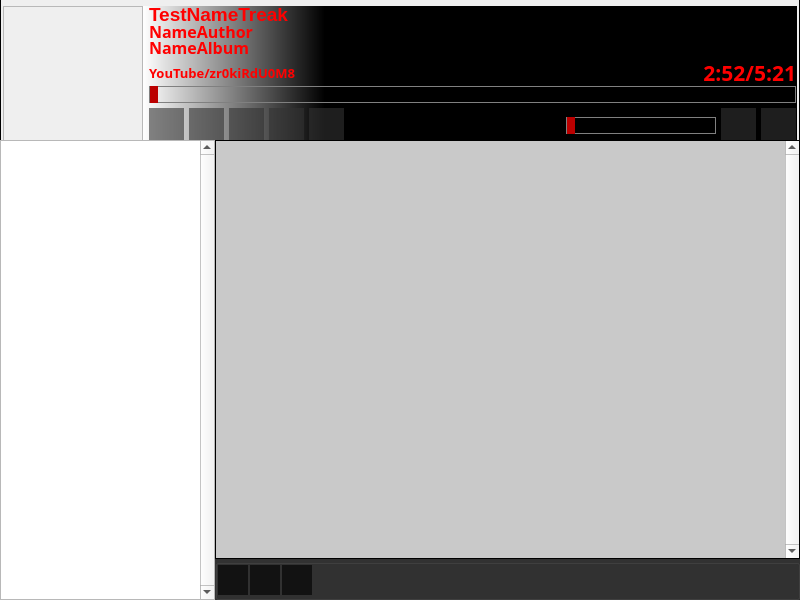
<?xml version="1.0" encoding="UTF-8"?>
<ui version="4.0">
 <class>MainWindow</class>
 <widget class="QMainWindow" name="MainWindow">
  <property name="windowModality">
   <enum>Qt::NonModal</enum>
  </property>
  <property name="geometry">
   <rect>
    <x>0</x>
    <y>0</y>
    <width>800</width>
    <height>600</height>
   </rect>
  </property>
  <property name="windowTitle">
   <string>MSMP Stream</string>
  </property>
  <property name="windowIcon">
   <iconset>
    <normaloff>icon.png</normaloff>icon.png</iconset>
  </property>
  <property name="layoutDirection">
   <enum>Qt::LeftToRight</enum>
  </property>
  <property name="styleSheet">
   <string notr="true">QMainWindown{
  background-color: rgb(0, 0, 0);
 color: rgb(0, 0, 0);
}
</string>
  </property>
  <property name="locale">
   <locale language="Russian" country="Belarus"/>
  </property>
  <property name="animated">
   <bool>true</bool>
  </property>
  <property name="documentMode">
   <bool>false</bool>
  </property>
  <property name="unifiedTitleAndToolBarOnMac">
   <bool>false</bool>
  </property>
  <widget class="QWidget" name="centralwidget">
   <property name="enabled">
    <bool>true</bool>
   </property>
   <property name="mouseTracking">
    <bool>true</bool>
   </property>
   <property name="tabletTracking">
    <bool>false</bool>
   </property>
   <property name="autoFillBackground">
    <bool>false</bool>
   </property>
   <property name="styleSheet">
    <string notr="true">QWidget{
  background-color: rgb(0, 0, 0,0.1);


}

QMainWindow &gt; QWidget {
   border-image : url(img/bg11.png);

   /* background-image: url(img/bg11.png) 0 0 0 0 stretch stretch;;*/
    background-size: 10px auto;
    background-attachment: fixed;
    background-repeat: no-repeat;
}
</string>
   </property>
   <layout class="QVBoxLayout" name="verticalLayout">
    <property name="spacing">
     <number>0</number>
    </property>
    <property name="leftMargin">
     <number>0</number>
    </property>
    <property name="topMargin">
     <number>0</number>
    </property>
    <property name="rightMargin">
     <number>0</number>
    </property>
    <property name="bottomMargin">
     <number>0</number>
    </property>
    <item>
     <widget class="QGroupBox" name="PlayerBox">
      <property name="minimumSize">
       <size>
        <width>0</width>
        <height>140</height>
       </size>
      </property>
      <property name="maximumSize">
       <size>
        <width>16777215</width>
        <height>140</height>
       </size>
      </property>
      <property name="styleSheet">
       <string notr="true">QGroupBox{
   border:1px solid;
   border-color:rgb(0,0,0);
   border-top:0; 
   border-bottom:0;
   backgorund-color:rgb(100, 100, 100,1);
}</string>
      </property>
      <layout class="QHBoxLayout" name="PlayerBoxFirk">
       <property name="spacing">
        <number>0</number>
       </property>
       <property name="leftMargin">
        <number>0</number>
       </property>
       <property name="topMargin">
        <number>0</number>
       </property>
       <property name="rightMargin">
        <number>0</number>
       </property>
       <property name="bottomMargin">
        <number>0</number>
       </property>
       <item>
        <widget class="QFrame" name="Visualframe">
         <property name="enabled">
          <bool>true</bool>
         </property>
         <property name="minimumSize">
          <size>
           <width>140</width>
           <height>140</height>
          </size>
         </property>
         <property name="maximumSize">
          <size>
           <width>140</width>
           <height>140</height>
          </size>
         </property>
         <property name="frameShape">
          <enum>QFrame::StyledPanel</enum>
         </property>
         <property name="frameShadow">
          <enum>QFrame::Raised</enum>
         </property>
         <widget class="QLabel" name="AlbumImg">
          <property name="geometry">
           <rect>
            <x>0</x>
            <y>0</y>
            <width>140</width>
            <height>140</height>
           </rect>
          </property>
          <property name="minimumSize">
           <size>
            <width>140</width>
            <height>140</height>
           </size>
          </property>
          <property name="maximumSize">
           <size>
            <width>140</width>
            <height>140</height>
           </size>
          </property>
          <property name="text">
           <string/>
          </property>
          <property name="pixmap">
           <pixmap>img/X9at37tsrY8AlbumImg.png</pixmap>
          </property>
          <property name="scaledContents">
           <bool>false</bool>
          </property>
          <property name="alignment">
           <set>Qt::AlignCenter</set>
          </property>
         </widget>
        </widget>
       </item>
       <item>
        <widget class="QGroupBox" name="ContorlPanel">
         <property name="minimumSize">
          <size>
           <width>0</width>
           <height>142</height>
          </size>
         </property>
         <property name="maximumSize">
          <size>
           <width>16777215</width>
           <height>142</height>
          </size>
         </property>
         <property name="styleSheet">
          <string notr="true">QGroupBox{
   background-color:qlineargradient(spread:pad, x1:0.278, y1:1, x2:0, y2:1, stop:0 rgba(0, 0, 0, 255), stop:1 rgba(255, 255, 255, 255));
   color:rgb(0,0,0);
   border:none;
   border-bottom: 1px solid;
}</string>
         </property>
         <layout class="QVBoxLayout" name="ControlPanelFirk">
          <property name="spacing">
           <number>0</number>
          </property>
          <property name="leftMargin">
           <number>0</number>
          </property>
          <property name="topMargin">
           <number>0</number>
          </property>
          <property name="rightMargin">
           <number>0</number>
          </property>
          <property name="bottomMargin">
           <number>0</number>
          </property>
          <item>
           <layout class="QHBoxLayout" name="horizontalLayout_3">
            <property name="spacing">
             <number>0</number>
            </property>
            <property name="leftMargin">
             <number>5</number>
            </property>
            <item>
             <layout class="QVBoxLayout" name="verticalLayout_3">
              <property name="spacing">
               <number>0</number>
              </property>
              <item>
               <widget class="QLabel" name="TreakName">
                <property name="sizePolicy">
                 <sizepolicy hsizetype="Ignored" vsizetype="Preferred">
                  <horstretch>1</horstretch>
                  <verstretch>0</verstretch>
                 </sizepolicy>
                </property>
                <property name="minimumSize">
                 <size>
                  <width>0</width>
                  <height>0</height>
                 </size>
                </property>
                <property name="maximumSize">
                 <size>
                  <width>16777215</width>
                  <height>16777215</height>
                 </size>
                </property>
                <property name="font">
                 <font>
                  <pointsize>14</pointsize>
                  <weight>75</weight>
                  <bold>true</bold>
                 </font>
                </property>
                <property name="styleSheet">
                 <string notr="true">QLabel{
background-color: rgba(0,0,0,0);
color:rgba(255, 0, 0)
}</string>
                </property>
                <property name="text">
                 <string>TestNameTreak</string>
                </property>
               </widget>
              </item>
              <item>
               <widget class="QLabel" name="AuthorName">
                <property name="sizePolicy">
                 <sizepolicy hsizetype="Ignored" vsizetype="Preferred">
                  <horstretch>1</horstretch>
                  <verstretch>0</verstretch>
                 </sizepolicy>
                </property>
                <property name="maximumSize">
                 <size>
                  <width>16777215</width>
                  <height>18</height>
                 </size>
                </property>
                <property name="font">
                 <font>
                  <family>Chicago</family>
                  <pointsize>12</pointsize>
                  <weight>75</weight>
                  <bold>true</bold>
                 </font>
                </property>
                <property name="styleSheet">
                 <string notr="true">QLabel{
background-color: rgba(0,0,0,0);
color:rgba(255, 0, 0)
}</string>
                </property>
                <property name="text">
                 <string>NameAuthor</string>
                </property>
               </widget>
              </item>
              <item>
               <widget class="QLabel" name="AlbumName">
                <property name="sizePolicy">
                 <sizepolicy hsizetype="Ignored" vsizetype="Preferred">
                  <horstretch>1</horstretch>
                  <verstretch>0</verstretch>
                 </sizepolicy>
                </property>
                <property name="maximumSize">
                 <size>
                  <width>16777215</width>
                  <height>15</height>
                 </size>
                </property>
                <property name="font">
                 <font>
                  <family>Chicago</family>
                  <pointsize>12</pointsize>
                  <weight>75</weight>
                  <bold>true</bold>
                 </font>
                </property>
                <property name="mouseTracking">
                 <bool>false</bool>
                </property>
                <property name="styleSheet">
                 <string notr="true">QLabel{
background-color: rgba(0,0,0,0);
color:rgba(255, 0, 0)
}</string>
                </property>
                <property name="text">
                 <string>NameAlbum</string>
                </property>
               </widget>
              </item>
             </layout>
            </item>
           </layout>
          </item>
          <item>
           <layout class="QVBoxLayout" name="verticalLayout_6">
            <property name="spacing">
             <number>0</number>
            </property>
            <property name="leftMargin">
             <number>5</number>
            </property>
            <property name="bottomMargin">
             <number>0</number>
            </property>
            <item>
             <layout class="QHBoxLayout" name="horizontalLayout_4">
              <property name="spacing">
               <number>0</number>
              </property>
              <property name="topMargin">
               <number>5</number>
              </property>
              <item>
               <widget class="QLabel" name="DataPath">
                <property name="font">
                 <font>
                  <family>Chicago</family>
                  <pointsize>10</pointsize>
                  <weight>75</weight>
                  <bold>true</bold>
                 </font>
                </property>
                <property name="styleSheet">
                 <string notr="true">QLabel{
background-color: rgba(0,0,0,0);
color:rgba(255, 0, 0)
}</string>
                </property>
                <property name="text">
                 <string>YouTube/zr0kiRdU0M8</string>
                </property>
               </widget>
              </item>
              <item>
               <spacer name="horizontalSpacer_4">
                <property name="orientation">
                 <enum>Qt::Horizontal</enum>
                </property>
                <property name="sizeHint" stdset="0">
                 <size>
                  <width>40</width>
                  <height>20</height>
                 </size>
                </property>
               </spacer>
              </item>
              <item>
               <widget class="QLabel" name="TimePlayCounter">
                <property name="font">
                 <font>
                  <family>Chicago</family>
                  <pointsize>16</pointsize>
                  <weight>75</weight>
                  <bold>true</bold>
                 </font>
                </property>
                <property name="styleSheet">
                 <string notr="true">QLabel{
background-color: rgba(0,0,0,0);
color:rgba(255, 0, 0)
}</string>
                </property>
                <property name="text">
                 <string>2:52/5:21</string>
                </property>
                <property name="alignment">
                 <set>Qt::AlignRight|Qt::AlignTrailing|Qt::AlignVCenter</set>
                </property>
               </widget>
              </item>
             </layout>
            </item>
            <item>
             <widget class="QSlider" name="ProgressBarTreakSlider">
              <property name="autoFillBackground">
               <bool>false</bool>
              </property>
              <property name="styleSheet">
               <string notr="true">
QSlider{
background-color: rgba(0,0,0,0);
border: 1px solid;
 border-color:rgb(128, 128, 128);
}
/*
QSlider::groove:horizontal {
    border: 1px solid;
    height: 22px;
    margin: 0px;
    border-color:rgb(128, 128, 128);
    }
QSlider::handle:horizontal {
    background-color: white;
    height: 40px;
    width: 5px;
    margin: -15px 0px;
   
    }
*/

QSlider{
            }
            QSlider::groove:horizontal {  
                 height: 22px;
                margin: 0px;
                border-radius: 0px;
                background: rgba(0,0,0,0);
            }
            QSlider::handle:horizontal {
                background: #b00;
                width: 8px;
                border-radius: 0px;
            }
            QSlider::sub-page:qlineargradient {
                background: #fff;
                border-radius: 0px;
            }</string>
              </property>
              <property name="maximum">
               <number>1000</number>
              </property>
              <property name="singleStep">
               <number>300</number>
              </property>
              <property name="orientation">
               <enum>Qt::Horizontal</enum>
              </property>
             </widget>
            </item>
           </layout>
          </item>
          <item>
           <layout class="QHBoxLayout" name="horizontalLayout_2">
            <property name="spacing">
             <number>5</number>
            </property>
            <property name="leftMargin">
             <number>5</number>
            </property>
            <property name="topMargin">
             <number>5</number>
            </property>
            <property name="bottomMargin">
             <number>5</number>
            </property>
            <item>
             <widget class="QPushButton" name="PreviousTreakButton">
              <property name="minimumSize">
               <size>
                <width>35</width>
                <height>35</height>
               </size>
              </property>
              <property name="maximumSize">
               <size>
                <width>35</width>
                <height>35</height>
               </size>
              </property>
              <property name="styleSheet">
               <string notr="true">QPushButton{
  background-color: rgb(50, 50, 50,0.6);
  border: none;
}
QPushButton:hover{
  background-color: rgb(100,100, 100);
  border: none;
}

QPushButton:pressed{
  background-color: rgb(200,200, 200);
  border: none;

}</string>
              </property>
              <property name="text">
               <string/>
              </property>
              <property name="icon">
               <iconset>
                <normaloff>img/previous.png</normaloff>img/previous.png</iconset>
              </property>
              <property name="iconSize">
               <size>
                <width>30</width>
                <height>30</height>
               </size>
              </property>
             </widget>
            </item>
            <item>
             <widget class="QPushButton" name="PlayButton">
              <property name="minimumSize">
               <size>
                <width>35</width>
                <height>35</height>
               </size>
              </property>
              <property name="maximumSize">
               <size>
                <width>35</width>
                <height>35</height>
               </size>
              </property>
              <property name="styleSheet">
               <string notr="true">QPushButton{
  background-color: rgb(50, 50, 50,0.6);
  border: none;
}
QPushButton:hover{
  background-color: rgb(100,100, 100);
  border: none;
}

QPushButton:pressed{
  background-color: rgb(200,200, 200);
  border: none;

}</string>
              </property>
              <property name="text">
               <string/>
              </property>
              <property name="icon">
               <iconset>
                <normaloff>img/play.png</normaloff>img/play.png</iconset>
              </property>
              <property name="iconSize">
               <size>
                <width>30</width>
                <height>30</height>
               </size>
              </property>
             </widget>
            </item>
            <item>
             <widget class="QPushButton" name="NextTreakButton">
              <property name="minimumSize">
               <size>
                <width>35</width>
                <height>35</height>
               </size>
              </property>
              <property name="maximumSize">
               <size>
                <width>35</width>
                <height>35</height>
               </size>
              </property>
              <property name="styleSheet">
               <string notr="true">QPushButton{
  background-color: rgb(50, 50, 50,0.6);
  border: none;
}
QPushButton:hover{
  background-color: rgb(100,100, 100);
  border: none;
}

QPushButton:pressed{
  background-color: rgb(200,200, 200);
  border: none;

}</string>
              </property>
              <property name="text">
               <string/>
              </property>
              <property name="icon">
               <iconset>
                <normaloff>img/next.png</normaloff>img/next.png</iconset>
              </property>
              <property name="iconSize">
               <size>
                <width>30</width>
                <height>30</height>
               </size>
              </property>
             </widget>
            </item>
            <item>
             <widget class="QPushButton" name="PauseButton">
              <property name="minimumSize">
               <size>
                <width>35</width>
                <height>35</height>
               </size>
              </property>
              <property name="maximumSize">
               <size>
                <width>35</width>
                <height>35</height>
               </size>
              </property>
              <property name="styleSheet">
               <string notr="true">QPushButton{
  background-color: rgb(50, 50, 50,0.6);
  border: none;
}
QPushButton:hover{
  background-color: rgb(100,100, 100);
  border: none;
}

QPushButton:pressed{
  background-color: rgb(200,200, 200);
  border: none;

}</string>
              </property>
              <property name="text">
               <string/>
              </property>
              <property name="icon">
               <iconset>
                <normaloff>img/pause.png</normaloff>img/pause.png</iconset>
              </property>
              <property name="iconSize">
               <size>
                <width>30</width>
                <height>30</height>
               </size>
              </property>
             </widget>
            </item>
            <item>
             <widget class="QPushButton" name="StopButton">
              <property name="minimumSize">
               <size>
                <width>35</width>
                <height>35</height>
               </size>
              </property>
              <property name="maximumSize">
               <size>
                <width>35</width>
                <height>35</height>
               </size>
              </property>
              <property name="styleSheet">
               <string notr="true">QPushButton{
  background-color: rgb(50, 50, 50,0.6);
  border: none;
}
QPushButton:hover{
  background-color: rgb(100,100, 100);
  border: none;
}

QPushButton:pressed{
  background-color: rgb(200,200, 200);
  border: none;

}</string>
              </property>
              <property name="text">
               <string/>
              </property>
              <property name="icon">
               <iconset>
                <normaloff>img/stop.png</normaloff>img/stop.png</iconset>
              </property>
              <property name="iconSize">
               <size>
                <width>30</width>
                <height>30</height>
               </size>
              </property>
             </widget>
            </item>
            <item>
             <spacer name="horizontalSpacer_2">
              <property name="orientation">
               <enum>Qt::Horizontal</enum>
              </property>
              <property name="sizeHint" stdset="0">
               <size>
                <width>40</width>
                <height>20</height>
               </size>
              </property>
             </spacer>
            </item>
            <item>
             <widget class="QSlider" name="VolumeSlider">
              <property name="minimumSize">
               <size>
                <width>100</width>
                <height>0</height>
               </size>
              </property>
              <property name="maximumSize">
               <size>
                <width>150</width>
                <height>16777215</height>
               </size>
              </property>
              <property name="styleSheet">
               <string notr="true">
QSlider{
background-color: rgba(0,0,0,0);
border: 1px solid;
 border-color:rgb(128, 128, 128);
}
/*
QSlider::groove:horizontal {
    border: 1px solid;
    height: 22px;
    margin: 0px;
    border-color:rgb(128, 128, 128);
    }
QSlider::handle:horizontal {
    background-color: white;
    height: 40px;
    width: 5px;
    margin: -15px 0px;
   
    }
*/

QSlider{
            }
            QSlider::groove:horizontal {  
                 height: 22px;
                margin: 0px;
                border-radius: 0px;
                background: rgba(0,0,0,0);
            }
            QSlider::handle:horizontal {
                background: #b00;
                width: 8px;
                border-radius: 0px;
            }
            QSlider::sub-page:qlineargradient {
                background: #fff;
                border-radius: 0px;
            }</string>
              </property>
              <property name="orientation">
               <enum>Qt::Horizontal</enum>
              </property>
              <property name="tickPosition">
               <enum>QSlider::NoTicks</enum>
              </property>
             </widget>
            </item>
            <item>
             <widget class="QPushButton" name="PlayModeTreak">
              <property name="minimumSize">
               <size>
                <width>35</width>
                <height>35</height>
               </size>
              </property>
              <property name="maximumSize">
               <size>
                <width>35</width>
                <height>35</height>
               </size>
              </property>
              <property name="styleSheet">
               <string notr="true">QPushButton{
  background-color: rgb(50, 50, 50,0.6);
  border: none;
}
QPushButton:hover{
  background-color: rgb(100,100, 100);
  border: none;
}

QPushButton:pressed{
  background-color: rgb(200,200, 200);
  border: none;

}</string>
              </property>
              <property name="text">
               <string/>
              </property>
              <property name="icon">
               <iconset>
                <normaloff>img/nexttreak.png</normaloff>img/nexttreak.png</iconset>
              </property>
              <property name="iconSize">
               <size>
                <width>30</width>
                <height>30</height>
               </size>
              </property>
             </widget>
            </item>
            <item>
             <widget class="QPushButton" name="VisualMode">
              <property name="minimumSize">
               <size>
                <width>35</width>
                <height>35</height>
               </size>
              </property>
              <property name="maximumSize">
               <size>
                <width>35</width>
                <height>35</height>
               </size>
              </property>
              <property name="styleSheet">
               <string notr="true">QPushButton{
  background-color: rgb(50, 50, 50,0.6);
  border: none;
}
QPushButton:hover{
  background-color: rgb(100,100, 100);
  border: none;
}

QPushButton:pressed{
  background-color: rgb(200,200, 200);
  border: none;

}</string>
              </property>
              <property name="text">
               <string/>
              </property>
              <property name="icon">
               <iconset>
                <normaloff>img/Vizual.png</normaloff>img/Vizual.png</iconset>
              </property>
              <property name="iconSize">
               <size>
                <width>30</width>
                <height>30</height>
               </size>
              </property>
             </widget>
            </item>
           </layout>
          </item>
         </layout>
        </widget>
       </item>
      </layout>
     </widget>
    </item>
    <item>
     <widget class="QFrame" name="PlaylistBox">
      <property name="sizePolicy">
       <sizepolicy hsizetype="Preferred" vsizetype="Ignored">
        <horstretch>0</horstretch>
        <verstretch>0</verstretch>
       </sizepolicy>
      </property>
      <property name="frameShape">
       <enum>QFrame::NoFrame</enum>
      </property>
      <layout class="QHBoxLayout" name="PlaylistBoxFirk">
       <property name="spacing">
        <number>0</number>
       </property>
       <property name="leftMargin">
        <number>0</number>
       </property>
       <property name="topMargin">
        <number>0</number>
       </property>
       <property name="rightMargin">
        <number>0</number>
       </property>
       <property name="bottomMargin">
        <number>0</number>
       </property>
       <item>
        <widget class="QTreeView" name="PlaylistsView">
         <property name="enabled">
          <bool>true</bool>
         </property>
         <property name="sizePolicy">
          <sizepolicy hsizetype="Ignored" vsizetype="Ignored">
           <horstretch>1</horstretch>
           <verstretch>0</verstretch>
          </sizepolicy>
         </property>
         <property name="minimumSize">
          <size>
           <width>1</width>
           <height>0</height>
          </size>
         </property>
         <property name="maximumSize">
          <size>
           <width>500</width>
           <height>16777215</height>
          </size>
         </property>
         <property name="sizeIncrement">
          <size>
           <width>0</width>
           <height>0</height>
          </size>
         </property>
         <property name="mouseTracking">
          <bool>false</bool>
         </property>
         <property name="acceptDrops">
          <bool>false</bool>
         </property>
         <property name="styleSheet">
          <string notr="true">QTreeView{
color:rgb(255, 255, 255);

}

QTreeView::branch:has-siblings:!adjoins-item {
    border-image: url(img/stylesheet-vline.png) 0;
}

QTreeView::branch:has-siblings:adjoins-item {
    border-image: url(img/stylesheet-branch-more.png) 0;
}

QTreeView::branch:!has-children:!has-siblings:adjoins-item {
    border-image: url(img/stylesheet-branch-end.png) 0;
}

QTreeView::branch:has-children:!has-siblings:closed,
QTreeView::branch:closed:has-children:has-siblings {
        border-image: none;
        image: url(img/stylesheet-branch-closed.png);
}

QTreeView::branch:open:has-children:!has-siblings,
QTreeView::branch:open:has-children:has-siblings  {
        border-image: none;
        image: url(img/stylesheet-branch-open.png);
}</string>
         </property>
         <property name="verticalScrollBarPolicy">
          <enum>Qt::ScrollBarAlwaysOn</enum>
         </property>
         <property name="animated">
          <bool>true</bool>
         </property>
         <property name="headerHidden">
          <bool>true</bool>
         </property>
        </widget>
       </item>
       <item>
        <layout class="QVBoxLayout" name="verticalLayout_5">
         <property name="spacing">
          <number>0</number>
         </property>
         <property name="leftMargin">
          <number>0</number>
         </property>
         <item>
          <widget class="QListView" name="PlaylistView">
           <property name="minimumSize">
            <size>
             <width>585</width>
             <height>0</height>
            </size>
           </property>
           <property name="font">
            <font>
             <family>Chicago</family>
             <pointsize>10</pointsize>
             <weight>75</weight>
             <bold>true</bold>
            </font>
           </property>
           <property name="acceptDrops">
            <bool>false</bool>
           </property>
           <property name="styleSheet">
            <string notr="true">QListView{
  background-color: rgb(50, 50, 50,0.2);
  color:rgb(255, 255, 255);
  border: 1px solid;
}

QListView {
    show-decoration-selected: 1; /* make the selection span the entire width of the view */
}
/*
QListView::item:alternate {
    background: #EEEEEE;
}

QListView::item:selected {
    border: 1px solid #6a6ea9;
}

QListView::item:selected:!active {
    background: qlineargradient(x1: 0, y1: 0, x2: 0, y2: 1,
                                stop: 0 #ABAFE5, stop: 1 #8588B2);
}

QListView::item:selected:active {
    background: qlineargradient(x1: 0, y1: 0, x2: 0, y2: 1,
                                stop: 0 #6a6ea9, stop: 1 #888dd9);
}

QListView::item:hover {
    background: qlineargradient(x1: 0, y1: 0, x2: 0, y2: 1,
                                stop: 0 #FAFBFE, stop: 1 #DCDEF1);
}

*/
QListWidget {padding: 0px;}
QListWidget::item { margin: 0px; }</string>
           </property>
           <property name="verticalScrollBarPolicy">
            <enum>Qt::ScrollBarAlwaysOn</enum>
           </property>
           <property name="horizontalScrollBarPolicy">
            <enum>Qt::ScrollBarAlwaysOff</enum>
           </property>
           <property name="autoScrollMargin">
            <number>0</number>
           </property>
           <property name="editTriggers">
            <set>QAbstractItemView::NoEditTriggers</set>
           </property>
           <property name="dragEnabled">
            <bool>true</bool>
           </property>
           <property name="dragDropMode">
            <enum>QAbstractItemView::NoDragDrop</enum>
           </property>
           <property name="selectionMode">
            <enum>QAbstractItemView::ExtendedSelection</enum>
           </property>
           <property name="selectionBehavior">
            <enum>QAbstractItemView::SelectItems</enum>
           </property>
          </widget>
         </item>
         <item>
          <widget class="QGroupBox" name="PlaylistCommandBar">
           <property name="styleSheet">
            <string notr="true">QGroupBox{
   background-color:rgb(50, 50, 50);

}</string>
           </property>
           <layout class="QHBoxLayout" name="PlaylistCommandBarFirk">
            <property name="spacing">
             <number>2</number>
            </property>
            <property name="sizeConstraint">
             <enum>QLayout::SetDefaultConstraint</enum>
            </property>
            <property name="leftMargin">
             <number>0</number>
            </property>
            <property name="topMargin">
             <number>0</number>
            </property>
            <property name="rightMargin">
             <number>0</number>
            </property>
            <property name="bottomMargin">
             <number>2</number>
            </property>
            <item>
             <widget class="QPushButton" name="AddTreakPlaylist">
              <property name="minimumSize">
               <size>
                <width>30</width>
                <height>30</height>
               </size>
              </property>
              <property name="maximumSize">
               <size>
                <width>30</width>
                <height>30</height>
               </size>
              </property>
              <property name="autoFillBackground">
               <bool>false</bool>
              </property>
              <property name="styleSheet">
               <string notr="true">QPushButton{
  background-color: rgba(18, 18, 18);
  color: rgba(18, 18, 18,0);
  border: none;
}
QPushButton:hover{
  background-color: rgb(100,100, 100);
  color: rgb(100,100, 100);
  border: none;
}

QPushButton:pressed{
  background-color: rgb(200,200, 200);
  color:  rgb(200,200, 200);
  border: none;
}</string>
              </property>
              <property name="text">
               <string/>
              </property>
              <property name="icon">
               <iconset>
                <normaloff>img/add-open.png</normaloff>img/add-open.png</iconset>
              </property>
              <property name="iconSize">
               <size>
                <width>30</width>
                <height>30</height>
               </size>
              </property>
              <property name="shortcut">
               <string notr="true"/>
              </property>
             </widget>
            </item>
            <item>
             <widget class="QPushButton" name="RemoveTreakPlaylist">
              <property name="minimumSize">
               <size>
                <width>30</width>
                <height>30</height>
               </size>
              </property>
              <property name="maximumSize">
               <size>
                <width>30</width>
                <height>30</height>
               </size>
              </property>
              <property name="styleSheet">
               <string notr="true">QPushButton{
  background-color: rgb(18, 18, 18);
  color: rgba(18, 18, 18,0);
  border: none;
}
QPushButton:hover{
  background-color: rgb(100,100, 100);
  border: none;
}

QPushButton:pressed{
  background-color: rgb(200,200, 200);
  border: none;

}</string>
              </property>
              <property name="icon">
               <iconset>
                <normaloff>img/remove.png</normaloff>img/remove.png</iconset>
              </property>
              <property name="iconSize">
               <size>
                <width>30</width>
                <height>30</height>
               </size>
              </property>
              <property name="shortcut">
               <string notr="true"/>
              </property>
             </widget>
            </item>
            <item>
             <widget class="QPushButton" name="MenuPlaylist">
              <property name="minimumSize">
               <size>
                <width>30</width>
                <height>30</height>
               </size>
              </property>
              <property name="maximumSize">
               <size>
                <width>30</width>
                <height>30</height>
               </size>
              </property>
              <property name="styleSheet">
               <string notr="true">QPushButton{
  background-color: rgb(18, 18, 18);
  color: rgba(18, 18, 18,0);
  border: none;
}
QPushButton:hover{
  background-color: rgb(100,100, 100);
  border: none;
}

QPushButton:pressed{
  background-color: rgb(200,200, 200);
  border: none;

}</string>
              </property>
              <property name="text">
               <string/>
              </property>
              <property name="icon">
               <iconset>
                <normaloff>img/menuplaylist.png</normaloff>img/menuplaylist.png</iconset>
              </property>
              <property name="iconSize">
               <size>
                <width>30</width>
                <height>30</height>
               </size>
              </property>
              <property name="shortcut">
               <string notr="true"/>
              </property>
             </widget>
            </item>
            <item>
             <spacer name="horizontalSpacer_3">
              <property name="orientation">
               <enum>Qt::Horizontal</enum>
              </property>
              <property name="sizeType">
               <enum>QSizePolicy::Expanding</enum>
              </property>
              <property name="sizeHint" stdset="0">
               <size>
                <width>40</width>
                <height>20</height>
               </size>
              </property>
             </spacer>
            </item>
           </layout>
          </widget>
         </item>
        </layout>
       </item>
      </layout>
     </widget>
    </item>
   </layout>
  </widget>
  <widget class="QMenuBar" name="menuBar">
   <property name="geometry">
    <rect>
     <x>0</x>
     <y>0</y>
     <width>800</width>
     <height>21</height>
    </rect>
   </property>
  </widget>
 </widget>
 <resources/>
 <connections/>
</ui>
